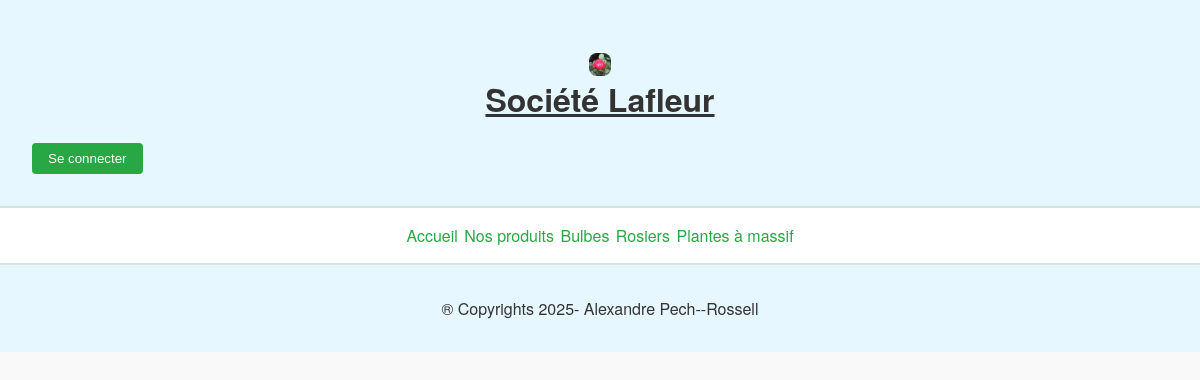
The app's page /Bulbes.php, older data.
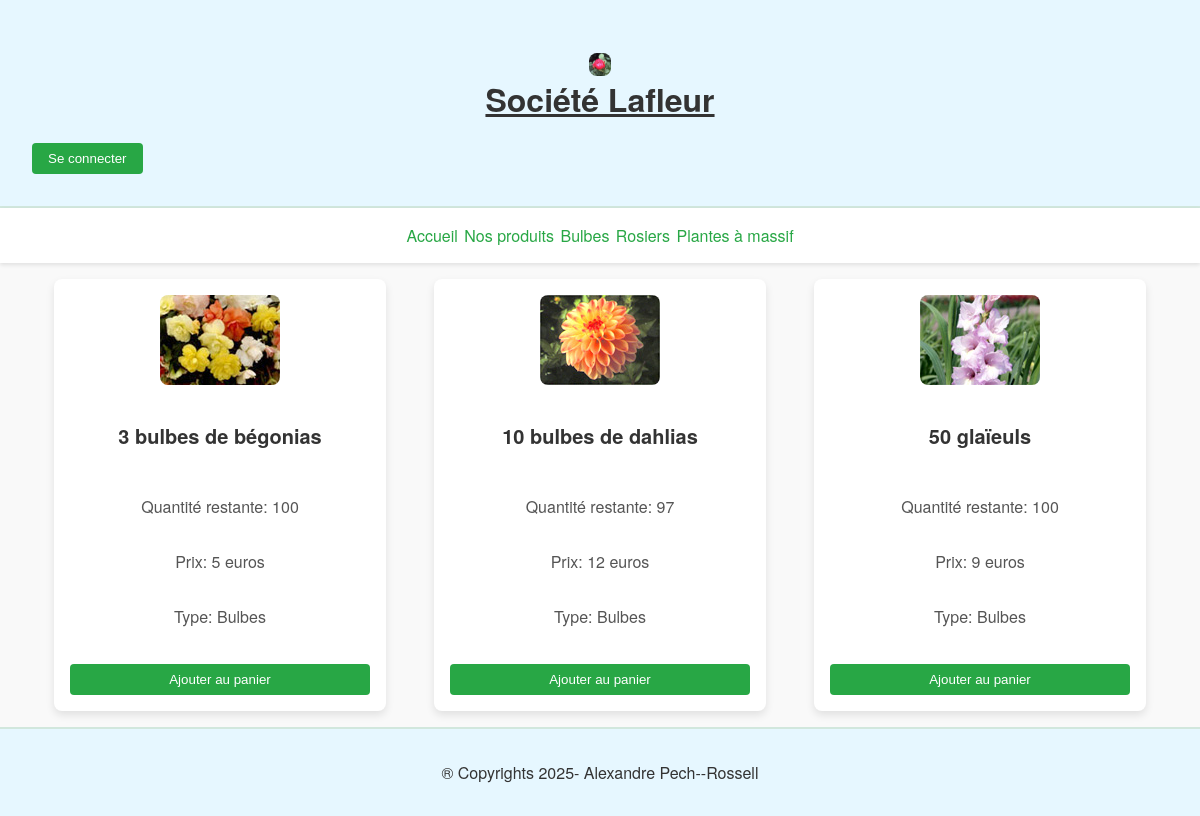
The same page, newer data.
### tables this page shows
CREATE TABLE IF NOT EXISTS `produits` (
  `id_produit` int NOT NULL AUTO_INCREMENT,
  `image` varchar(255) DEFAULT NULL,
  `Libelle` varchar(255) DEFAULT NULL,
  `prix` double DEFAULT NULL,
  `quantite` int DEFAULT NULL,
  `id_cat` int NOT NULL,
  PRIMARY KEY (`id_produit`),
  KEY `id_cat` (`id_cat`)
);

CREATE TABLE IF NOT EXISTS `categories` (
  `id_cat` int NOT NULL AUTO_INCREMENT,
  `nom_categorie` varchar(100) DEFAULT NULL,
  PRIMARY KEY (`id_cat`)
);

### Bulbes.php (the view, shortened to what this page needs)
<?php
require_once 'php/connect.php';
try {
    $stmt = $pdo->prepare('SELECT * FROM produits WHERE id_cat = 1');
    $stmt->execute();
    $produits_bulbes = $stmt->fetchAll(PDO::FETCH_ASSOC);
    $cat_stmt = $pdo->prepare('SELECT nom_categorie FROM categories WHERE id_cat = 1');
    $cat_stmt->execute();
    $categorie = $cat_stmt->fetch(PDO::FETCH_ASSOC);
} catch (PDOException $e) {
    die("Erreur lors de la récupération des produits ou des catégories : " . $e->getMessage());
}
?>
<!DOCTYPE HTML>
<html>
<head>
    <link rel="stylesheet" href="css/style.css">
</head>
<body>
<header>
    <h1><img src="images/ACCUEIL.jpg" width="2%"> Société Lafleur</h1>
    <?php if (isset($_SESSION['id_users'])): ?>
        <button onclick="window.location.href='php/deconnexion.php'">Se déconnecter</button>
        <?php if ($_SESSION['role'] === "admin"): ?>
            <button onclick="window.location.href='backend/administration.php'">Administration</button>
        <?php else: ?>
            <button onclick="window.location.href='backend/profil.php'">Mon Profil</button>
            <button onclick="window.location.href='panier.php'">Panier</button>
        <?php endif; ?>
    <?php else: ?>
        <button onclick="window.location.href='php/connexion.php'">Se connecter</button>
    <?php endif; ?>
</header>
<nav>
    <a href="index.php">Accueil</a>
    <a href="nos_produits.php">Nos produits</a>
    <a href="Bulbes.php">Bulbes</a>
    <a href="Rosiers.php">Rosiers</a>
    <a href="plante_a_massif.php">Plantes à massif</a>
</nav>
<main>
    <div class="card-container">
        <?php foreach ($produits_bulbes as $produit): ?>
            <div class="card">
                <img src="images/<?= htmlspecialchars($produit['image']) ?>" alt="<?= htmlspecialchars($produit['Libelle']) ?>" class="product-image">
                <h3 class="card-title"><?= htmlspecialchars($produit['Libelle']) ?></h3>
                    <div class="card-content">
                        <p>Quantité restante: <?= htmlspecialchars($produit['quantite']) ?></p>
                        <p>Prix: <?= htmlspecialchars($produit['prix']) ?> euros</p>
                        <p>Type: <?= htmlspecialchars($categorie['nom_categorie']) ?></p>
                    </div>
                    <?php if ($produit['quantite'] > 0): ?>
                    <button class="ajouter-panier" data-id="<?= $produit['id_produit'] ?>">Ajouter au panier</button>
                <?php else: ?>
                    <button class="rupture-stock" disabled>Rupture de stock</button>
                <?php endif; ?>
            </div>
        <?php endforeach; ?>
    </div>
</main>
<footer>
    <p>® Copyrights 2025- Alexandre Pech--Rossell</p>
</footer>
</body>
</html>

Row changes from the older to the newer data that the page shows:
added produits: image (picture), Libelle "3 bulbes de bégonias", quantite "100", prix "5", id_cat.nom_categorie "Bulbes"
added produits: image (picture), Libelle "10 bulbes de dahlias", quantite "97", prix "12", id_cat.nom_categorie "Bulbes"
added produits: image (picture), Libelle "50 glaïeuls", quantite "100", prix "9", id_cat.nom_categorie "Bulbes"
